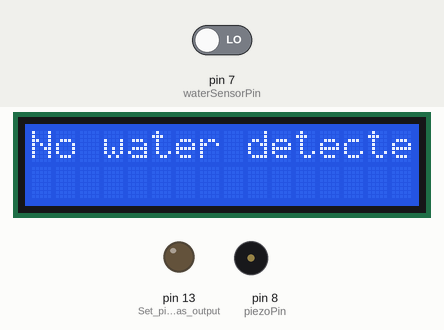
Recording of a sketch running on a simulated Arduino Uno, built with avr-gcc and run on an emulated ATmega328P. Parts: 16×2 character LCD, output pins drawn as LEDs (lit = HIGH), buzzer (waves = sounding, pin HIGH). Inputs (shaded band) come from the test bench; at power-on: pin 7 (waterSensorPin) LOW. What the sketch prints to the serial monitor is not drawn.

Above: at 1.2 s.
1.3 s: pin 7 (waterSensorPin) driven HIGH
At 2.5 s:
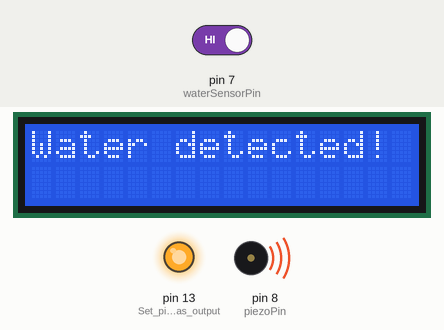
2.8 s: pin 7 (waterSensorPin) driven LOW
At 3.8 s:
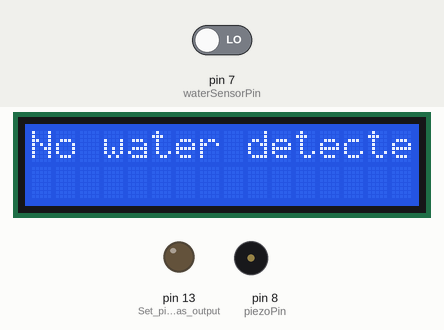
Timing chart, 0 to 5.8 s (numbered marks = the images above; inputs shaded):
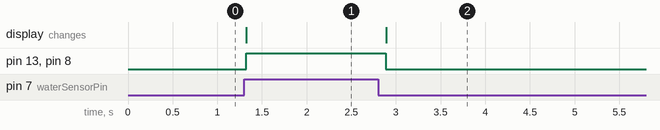

Measured:
- after the input at 1.3 s, pin 13 (Set_pin_13_as_output), pin 8 (piezoPin): LOW → HIGH at once; the display: changes at once (image 1)
- after the input at 2.8 s, pin 13 (Set_pin_13_as_output), pin 8 (piezoPin): HIGH → LOW after 0.09 s; the display: changes after 0.09 s (image 2)

The sketch:

arduino-water-sensor.ino
```cpp
#include <LiquidCrystal.h>  // Include the LiquidCrystal library

int waterSensorPin = 7;   // Pin connected to the water level sensor
int piezoPin = 8;         // Pin connected to the piezo buzzer
int waterLevel;           // Variable to store the water sensor reading

// LCD Pins (Adjust these according to your wiring)
LiquidCrystal lcd(12, 11, 5, 4, 3, 2);  // Create an LCD object

void setup() {
  pinMode(waterSensorPin, INPUT);  // Set the water sensor pin as input
  pinMode(piezoPin, OUTPUT);       // Set the piezo pin as output
  pinMode(13, OUTPUT);             // Set pin 13 as output

  Serial.begin(9600);              // Start serial communication for debugging

  lcd.begin(16, 2);                // Initialize the LCD (16 columns, 2 rows)
  lcd.print("Water Sensor");       // Print a message on the LCD
}

void loop() {
  waterLevel = digitalRead(waterSensorPin); // Read the water sensor state

  if (waterLevel == HIGH) {   // If the sensor detects water
    digitalWrite(piezoPin, HIGH);  // Turn on the piezo buzzer
    digitalWrite(13, HIGH);        // Set pin 13 high
    lcd.clear();                   // Clear the LCD
    lcd.print("Water detected!");  // Print message on LCD
    Serial.println("Water detected!"); // Print a message for debugging
  } else {
    digitalWrite(piezoPin, LOW);   // Turn off the piezo buzzer
    digitalWrite(13, LOW);         // Set pin 13 low
    lcd.clear();                   // Clear the LCD
    lcd.print("No water detected!"); // Print message on LCD
    Serial.println("No water detected!"); // Print a message for debugging
  }

  delay(100); // Short delay to avoid rapid readings
}
```
